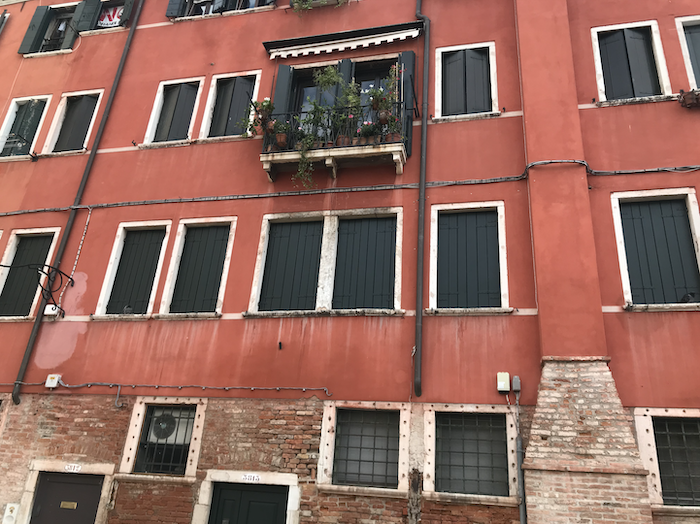
#> input picture edgedetect/assets/castello.png, 700 x 524 px
$ python canny_01.py   (older library calls are emulated)
#> lines starting #> are read from the running program, lines starting #| are printed output that depends on the picture
import numpy as np
import cv2
import matplotlib.pyplot as plt

img = cv2.imread("assets/castello.png", flags=0)
#> img: shape (524, 700); min 0, max 255, mean 116
img = cv2.medianBlur(img, 9)
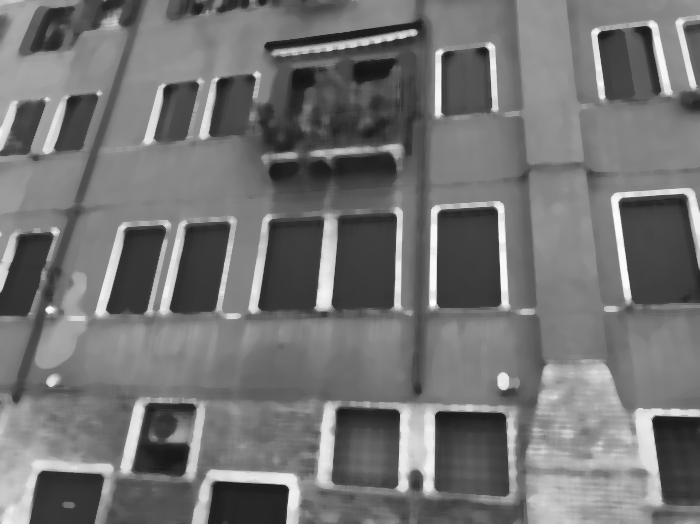
#> img: shape (524, 700); min 20, max 253, mean 115.5
img = cv2.GaussianBlur(img, (9, 9), 0)

def sobel(img, k):
#> called with k = 3
    gradient_x = cv2.Sobel(img, cv2.CV_64F, 1, 0)
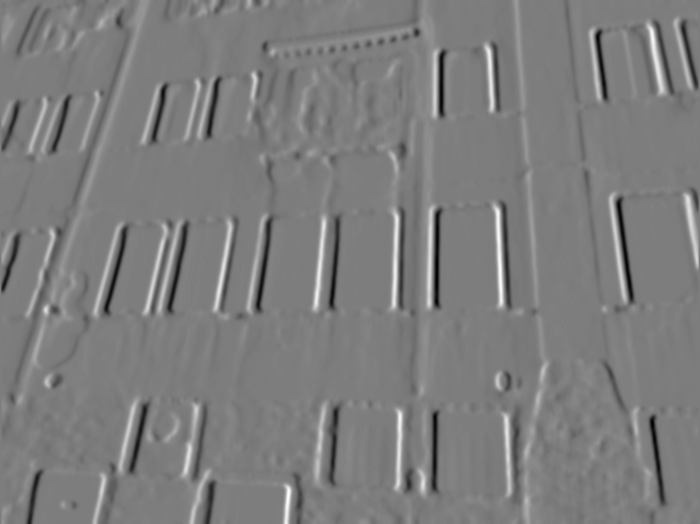
#> gradient_x: shape (524, 700) float64; min -332, max 342, mean -0.5; drawn with min black and max white
    gradient_y = cv2.Sobel(img, cv2.CV_64F, 0, 1)
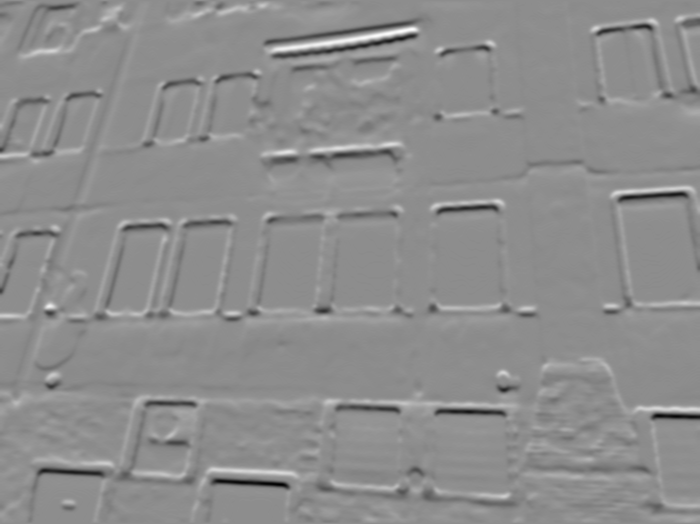
#> gradient_y: shape (524, 700) float64; min -347, max 278, mean -0.1; drawn with min black and max white
    gradient_x = cv2.convertScaleAbs(gradient_x)
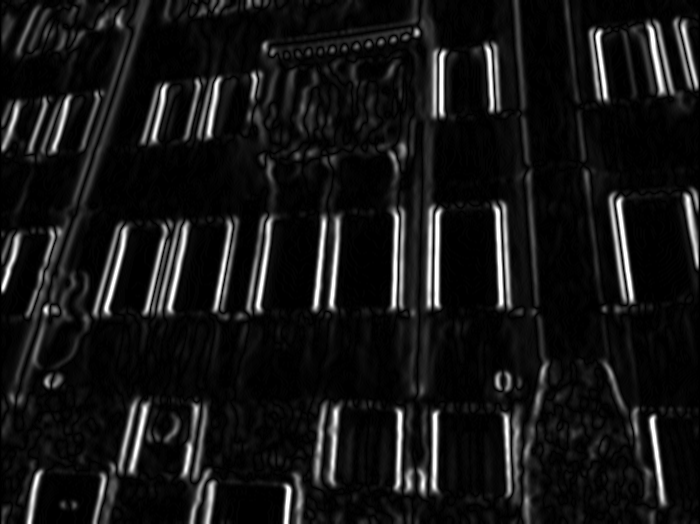
#> gradient_x: shape (524, 700); min 0, max 255, mean 21.6
    gradient_y = cv2.convertScaleAbs(gradient_y)
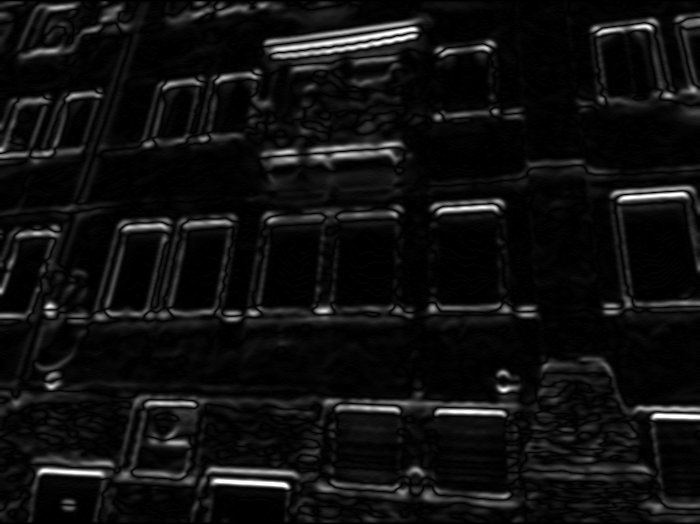
#> gradient_y: shape (524, 700); min 0, max 255, mean 16.1

    return cv2.addWeighted(gradient_x, 0.5, gradient_y, 0.5, 0)
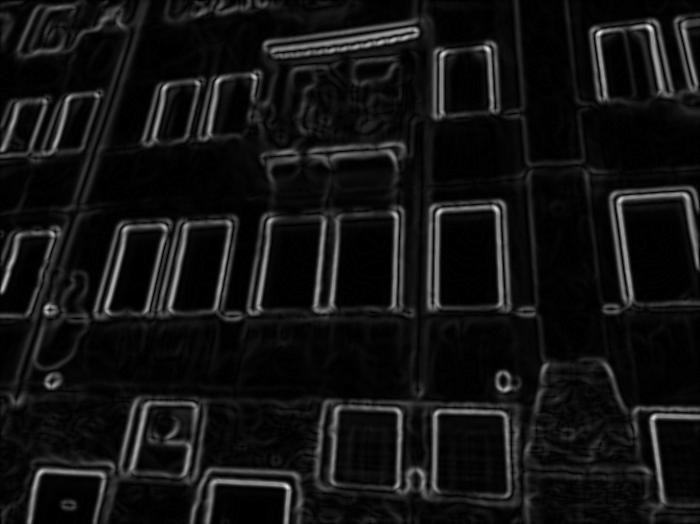
#> returned value: shape (524, 700); min 0, max 234, mean 18.8

sobel = sobel(img, 3)
canny = cv2.Canny(img, 50, 180)
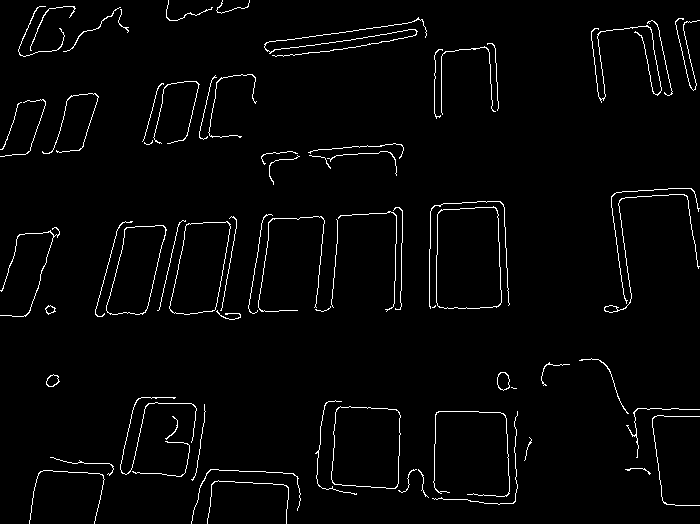
#> canny: shape (524, 700); 2.5% white in thin lines or dots


plt.subplot(1, 2, 1)
plt.imshow(sobel, cmap="gray")
plt.title("Sobel Edge Detector"), plt.xticks([]), plt.yticks([])

plt.subplot(1, 2, 2)
plt.imshow(canny, cmap="gray")
plt.title("Canny Edge Detector"), plt.xticks([]), plt.yticks([])
plt.show()
